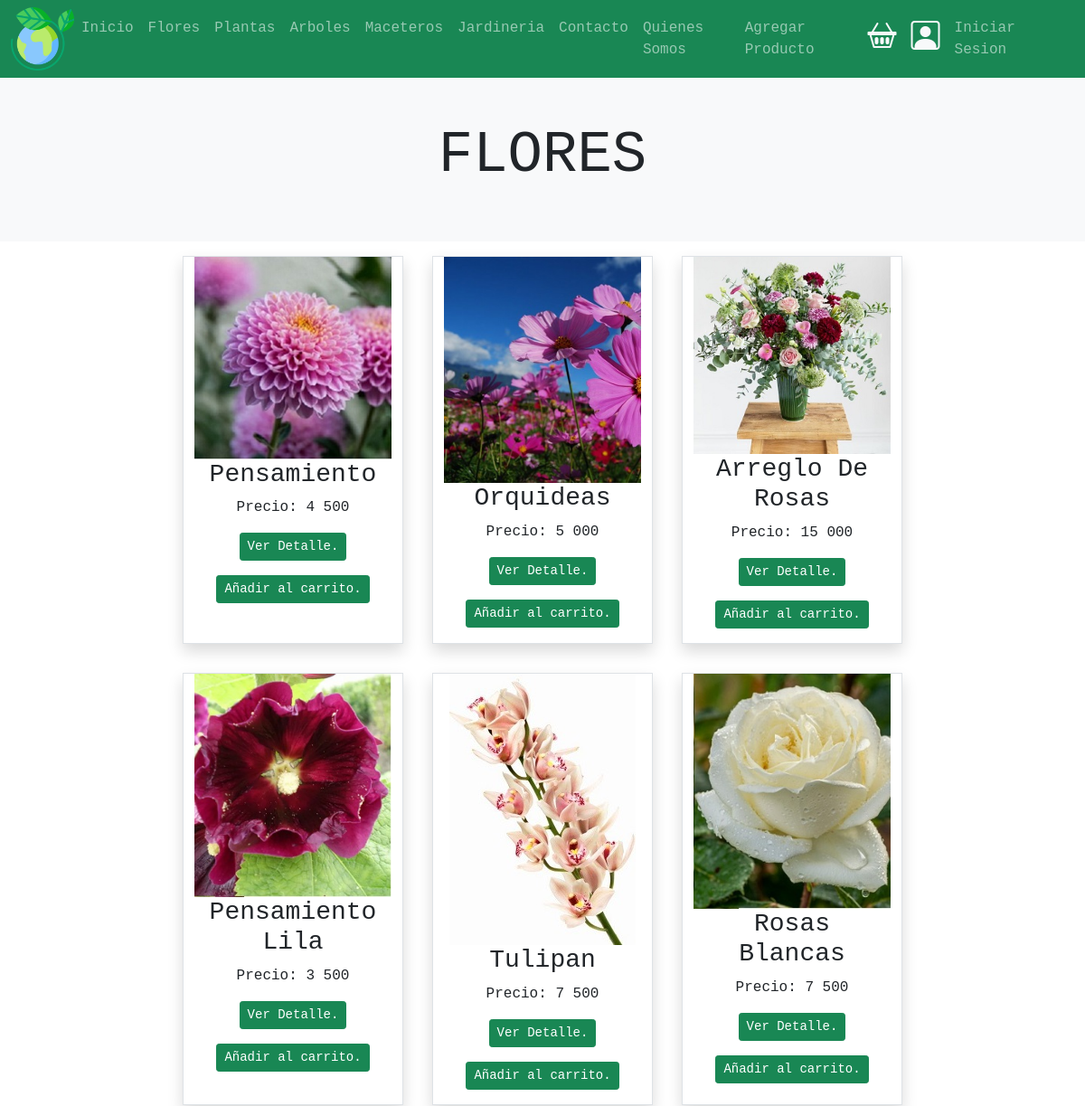
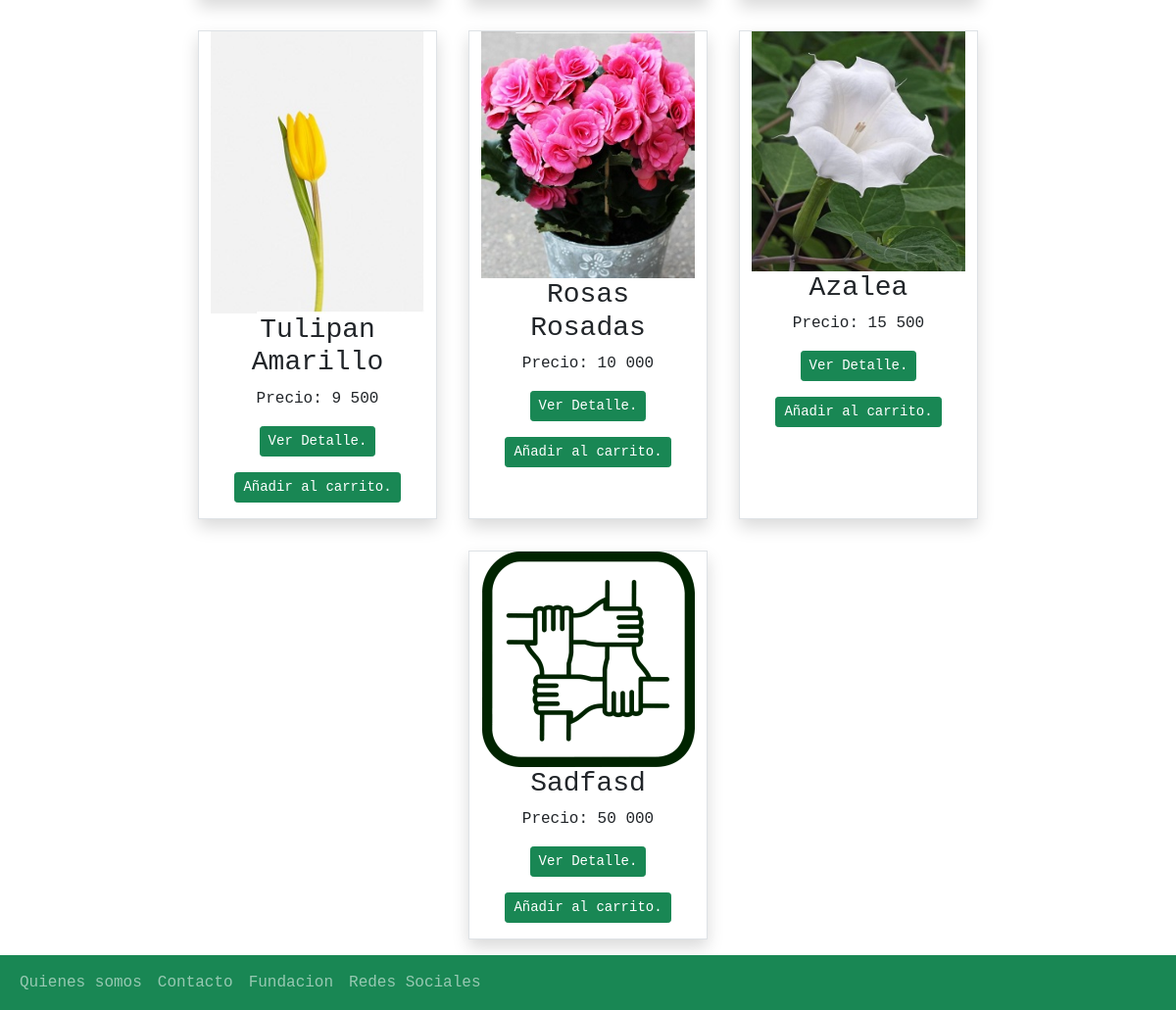
/flores/, run on the app's committed database (2 pictures, top to bottom).
### floreriaWeb/models.py (models this page shows, shortened)
class Producto(models.Model):
    id_producto = models.AutoField(primary_key=True)
    nombre = models.CharField(max_length=50)
    precio = models.IntegerField()
    descripcion = models.TextField(max_length=200)
    imgen = models.ImageField(upload_to="productos",null=True)
    categoria =  models.ForeignKey(Categoria, on_delete=models.PROTECT)

### floreriaWeb/views.py (the view)
# urls.py: path('flores/',flores,name="flores"),
def flores(request):
    productos = Producto.objects.all()
    contexto = {
        'productos': productos
    }
    return render(request,'floreriaWeb/flores.html',contexto)

### floreriaWeb/context_processor.py (called while the page is built)
def total_carrito(request):
    total = 0
    if "carrito" in request.session.keys():
        for key, value in request.session["carrito"].items():
            total += int(value["acumulado"])
    return {"total_carrito": total}

### floreriaWeb/templates/floreriaWeb/flores.html
{% extends 'floreriaWeb/base.html' %}
{% load static %}
{% block contenido %}
{% load humanize %}
<section>
    <div class="p-5 bg-light">
        <div class="container">
            <h1 class="display-3 text-center bg-light">FLORES</h1>
        </div>
    </div>
</section>
<section>
    <div class="container">
        <div class="row d-flex justify-content-center mx-0">
                {% for p in productos %}
                    {% if p.categoria_id == 1 %}
                        <div class="col-lg-3 col-sm-6 text-center border shadow m-3 ">
                            {% if p.imgen %}
                                <img src="{{ p.imgen.url }} " alt="imagen" class="img-fluid">
                            {% endif %}
                            <h3>{{ p.nombre | title}}</h3>
                            <p>Precio: {{ p.precio | intcomma}}</p>
                            <a href="{% url 'mostrar_producto' p.id_producto %}" class="btn btn-success btn-sm mb-3 " role="button"> Ver Detalle.</a>
                            <a href="{% url 'agregar' p.id_producto %}" class="btn btn-success btn-sm mb-3 " role="button">Añadir al carrito.</a>
                        </div>
                    {% endif %}
                {% endfor %}
        </div>
    </div>
</section>
{% endblock contenido %}

### floreriaWeb/templates/floreriaWeb/base.html (shortened to what this page needs)
{% load static %}
<!DOCTYPE html>
<html lang="es">
<head>
    <link href="https://cdn.jsdelivr.net/npm/bootstrap@5.1.3/dist/css/bootstrap.min.css" rel="stylesheet">
    <link rel="stylesheet" href="https://cdn.jsdelivr.net/npm/bootstrap-icons@1.8.2/font/bootstrap-icons.css">
    <link rel="stylesheet" href=" {% static 'floreriaWeb/css/miestilo.css'%} ">
</head>
<body>
    <header>
        <nav class="navbar navbar-expand-xl navbar-dark bg-success">
            <div class="container-fluid">
                <a href="{% url 'home'%}">
                    <img src="{% static 'floreriaWeb/img/el-planeta-tierra.png' %}" alt="Logo" style="width: 70px;">
                </a>
                <div class="collapse navbar-collapse" id="mynavbar">
                    <ul class="navbar-nav me-auto">
                        <li class="nav-item">
                            <a class="nav-link" href="{% url 'home' %}">Inicio</a>
                        </li>
                        <li class="nav-item">
                            <a class="nav-link" href="{% url 'flores' %}">Flores</a>
                        </li>
                        <li class="nav-item">
                            <a class="nav-link" href="{% url 'plantas' %}">Plantas</a>
                        </li>
                        <li class="nav-item">
                            <a class="nav-link" href="{% url 'arboles' %}">Arboles</a>
                        </li>
                        <li class="nav-item">
                            <a class="nav-link" href="{% url 'maceteros' %}">Maceteros</a>
                        </li>
                        <li class="nav-item">
                            <a class="nav-link" href="{% url 'jardineria'%}">Jardineria</a>
                        </li>
                        <li class="nav-item">
                            <a class="nav-link" href="{% url 'contacto' %}">Contacto</a>
                        </li>
                        <li class="nav-item">
                            <a class="nav-link" href=" {% url 'quienesSomos' %} ">Quienes Somos</a>
                        </li>
                        <li class="nav-item">
                            <a class="nav-link" href=" {% url 'FormProducto' %} ">Agregar Producto</a>
                        </li>
                    </ul>
                    <div class="d-flex m-1">
                        <a href="{% url 'carrito' %}" class="text-light">
                            <i class="bi bi-basket2 p-1" style="font-size: 2rem;"></i>
                        </a>
                    </div>
                    <div class="d-flex m-2">
                        {% if user.is_authenticated %}
                            <a href="#" class="text-light">
                                <i class="bi bi-person-square" style="font-size: 2rem;"></i>
                            </a>
                        {% else%}
                            <a href="{% url 'login' %}" class="text-light">
                                <i class="bi bi-person-square" style="font-size: 2rem;"></i>
                            </a>
                        {% endif %}
                    </div>
                    <ul class="navbar-nav ">
                        {% if user.is_authenticated %}
                        <li class="nav-item">
                            <a class="nav-link" href=" {% url 'quienesSomos' %} ">@{{ user.username }}</a>
                        </li>
                        <li class="nav-item">
                            <a class="nav-link" href="{% url 'logout' %}">Cerrar sesion</a>
                        </li>
                        {% else%}
                        <li class="nav-item d-flex">
                            <a class="nav-link" href="{% url 'login' %}">Iniciar Sesion</a>
                        </li>
                        {% endif %}
                    </ul>
                </div>
            </div>
        </nav>
    </header>
{% block contenido %}
{% endblock contenido %}
   <footer>
        <nav class="navbar navbar-expand-sm bg-success navbar-dark">
            <div class="container-fluid">
                <ul class="navbar-nav me-auto">
                    <li class="nav-item">
                        <a class="nav-link" href=" {% url 'quienesSomos' %} ">Quienes somos</a>
                    </li>
                    <li class="nav-item">
                        <a class="nav-link" href=" {% url 'contacto'%}">Contacto</a>
                    </li>
                    <li class="nav-item">
                        <a class="nav-link" href="javascript:void(0)">Fundacion</a>
                    </li>
                    <li class="nav-item">
                        <a class="nav-link" href=" {% url 'quienesSomos'%}">Redes Sociales</a>
                    </li>
                </ul>
            </div>
          </nav>
    </footer>
</body>
</html>

### floreriaWeb/static/floreriaWeb/css/miestilo.css (style rules this page uses)
body { font-family: monospace; }
.container { width: 100%; max-width: 1000px; margin: auto; }

### data on the page
Producto: imgen (picture), nombre "Pensamiento", precio "4 500"
Producto: imgen (picture), nombre "Orquideas", precio "5 000"
Producto: imgen (picture), nombre "Arreglo De Rosas", precio "15 000"
Producto: imgen (picture), nombre "Pensamiento Lila", precio "3 500"
Producto: imgen (picture), nombre "Tulipan", precio "7 500"
Producto: imgen (picture), nombre "Rosas Blancas", precio "7 500"
Producto: imgen (picture), nombre "Tulipan Amarillo", precio "9 500"
Producto: imgen (picture), nombre "Rosas Rosadas", precio "10 000"
Producto: imgen (picture), nombre "Azalea", precio "15 500"
Producto: imgen (picture), nombre "Sadfasd", precio "50 000"
